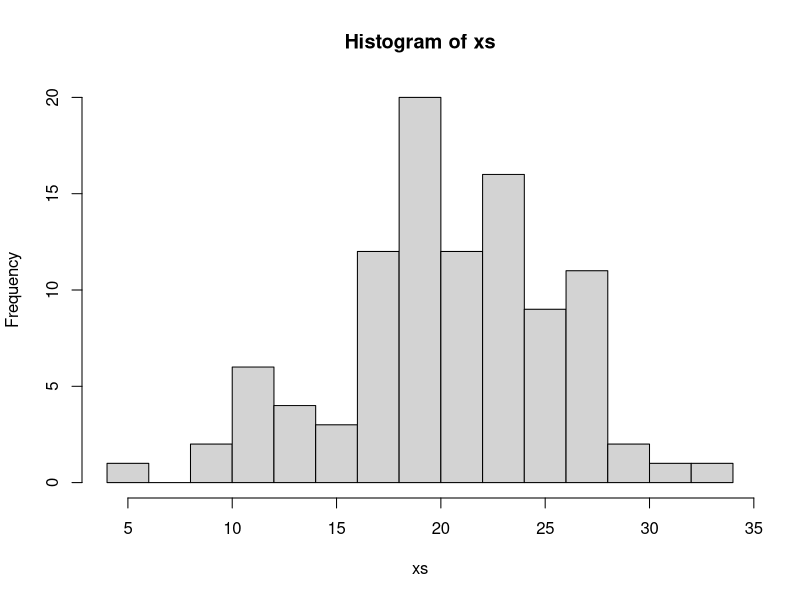
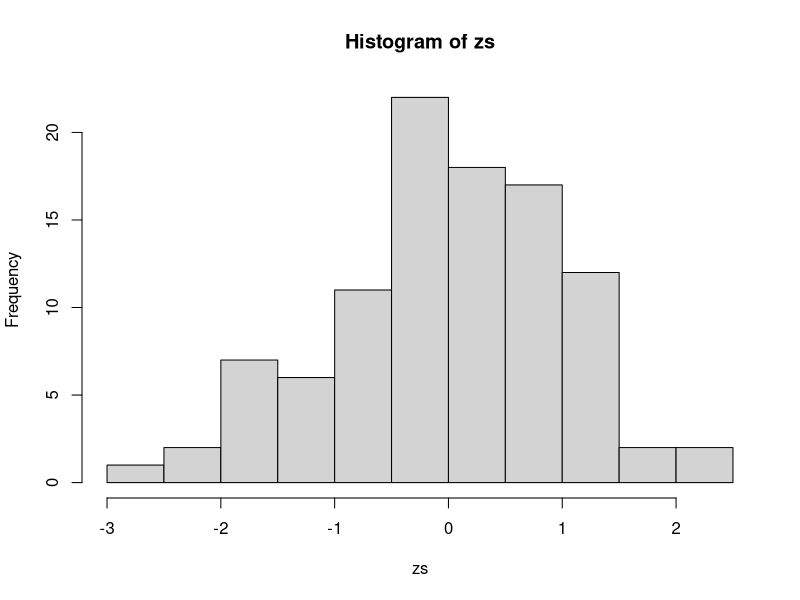
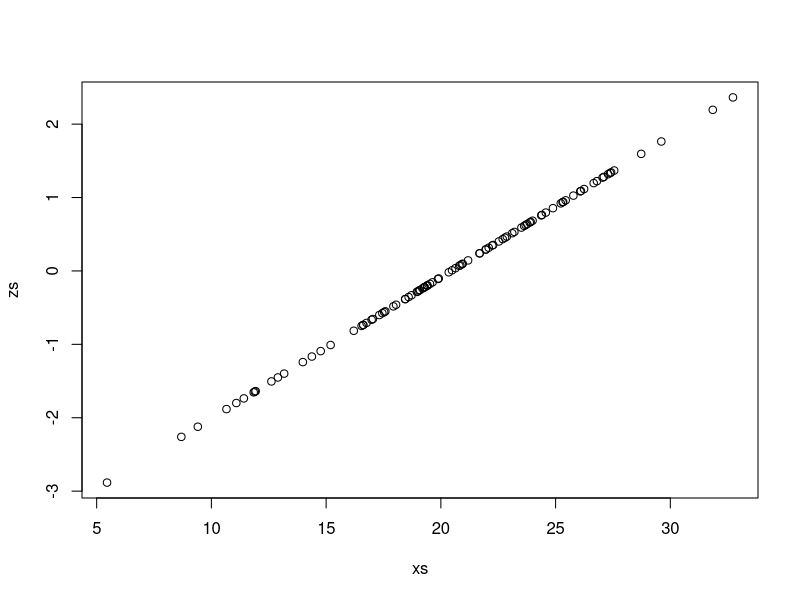
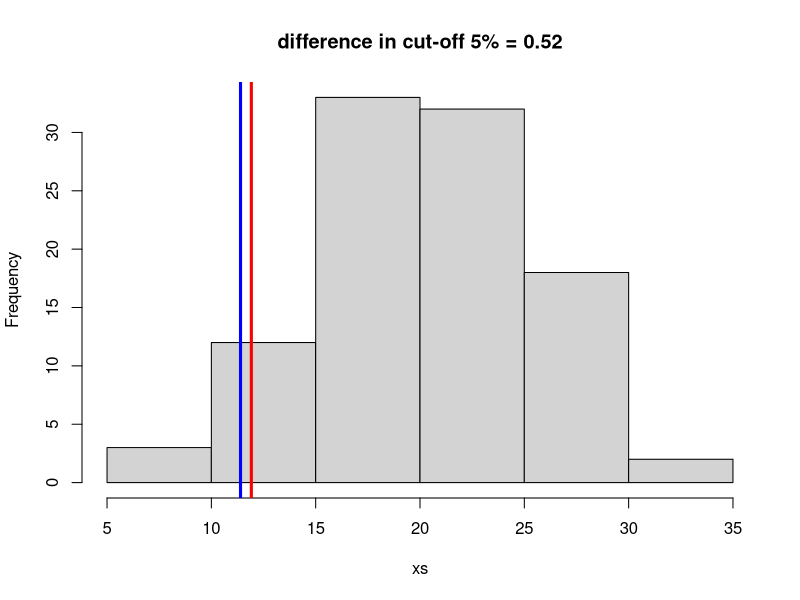
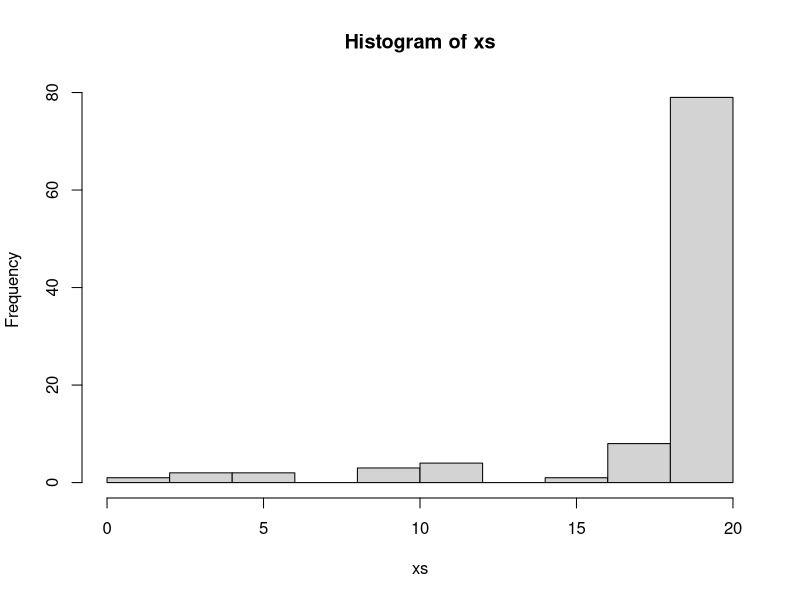
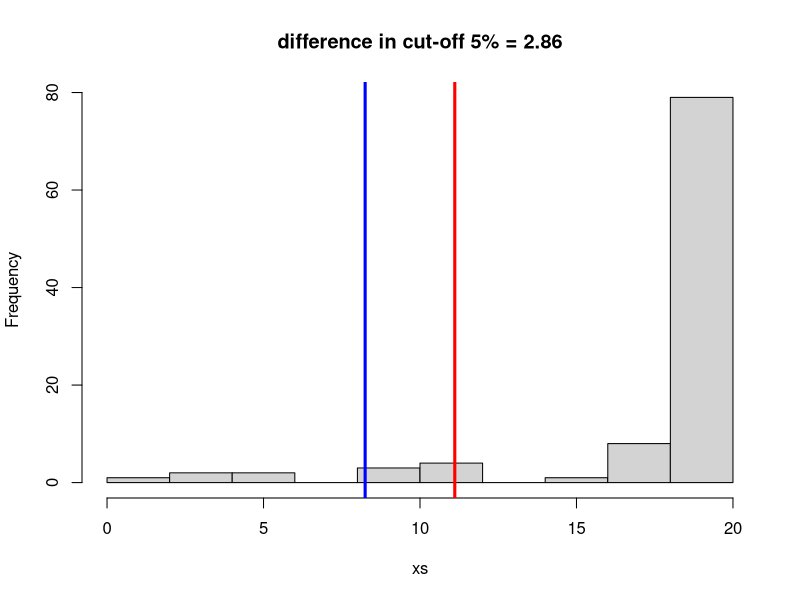
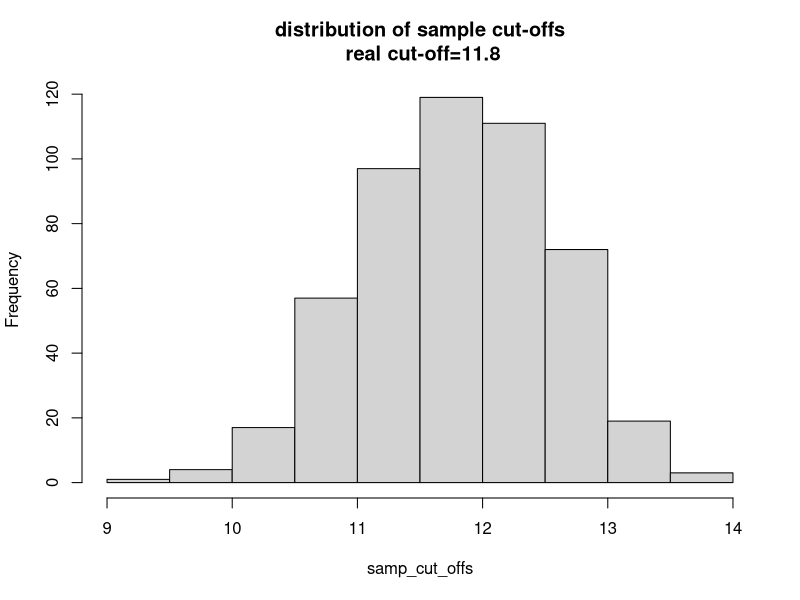
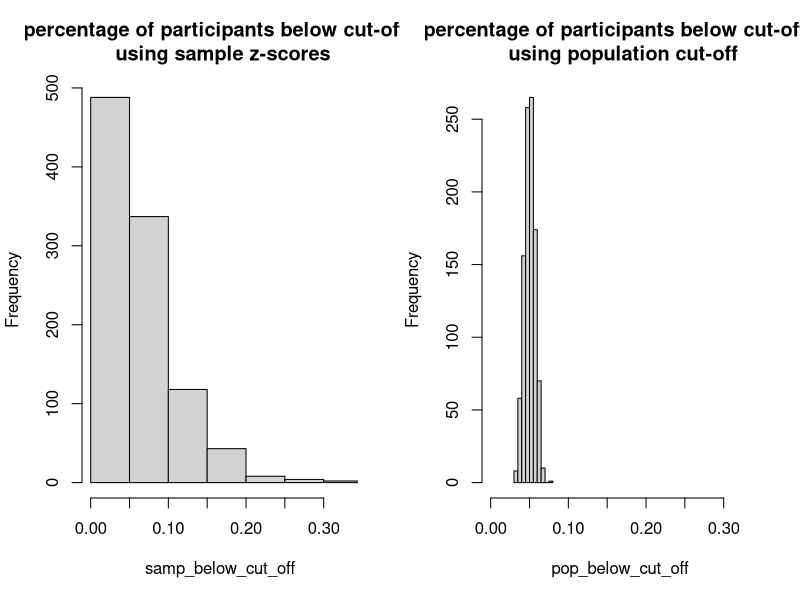

Recreate these plots in R, in order. (Note: this script raises an error after producing the figures.)
rm(list=ls())

# simulate normative data with normal distribution
n = 100
m = 20
s = 5

xs = rnorm(n = n, mean = m, sd = s)


hist(xs, breaks=10)

### calculate z-score to define known percentage
zs = ( xs - mean(xs) ) / sd(xs)

hist(zs, breaks=10) # note, histogram may be visually slightly diffrence, but this depends on how bins (i.e. breaks) are defined

plot(xs, zs)
cor.test(xs, zs)

# find clinical cut-off (i.e. 5% population) with z-scores formula
cut_off_z = mean(xs) - (1.64 * sd(xs))

## non-parametric percentile
cut_off_perc = quantile(xs, probs= 0.05)
print(cut_off_perc)
print(cut_off_z)


hist(xs, main = paste("difference in cut-off 5% = ", round(cut_off_z - cut_off_perc,2), sep=""))
abline(v = cut_off_z, lwd=3, col="red") # z score in red
abline(v = cut_off_perc, lwd=3, col="blue") # non-parametric percentile in blue


#### non normal distribution
# beta distribution can be used to build data that are non normally distributed
xs = rbeta(n,1,0.1)*20
hist(xs)

cut_off_z = mean(xs) - 1.64 * sd(xs)

## non-parametric percentile
cut_off_perc = quantile(xs, probs= 0.05)
print(cut_off_perc)
print(cut_off_z)


hist(xs, main = paste("difference in cut-off 5% = ", round(cut_off_z - cut_off_perc,2), sep=""))
abline(v = cut_off_z, lwd=3, col="red") # z score in red
abline(v = cut_off_perc, lwd=3, col="blue") # non-parametric percentile in blue

###################################
## POPULATION AND SAMPLE THRESHOLDS
##################################
# in a population we know the real cut-offs
pop_mean = 20
pop_sd = 5
real_cut_off = pop_mean - 1.64 * pop_sd
print(real_cut_off)

# we can simulate samples and see what are the observed cut-offs
n = 100 # size of each sample (number of participants in my normative data)
k = 500 # number of simulated samples


samp_cut_offs = NULL
for (iK in 1:k){
  obs_values = rnorm(n, mean=pop_mean, sd = pop_sd)
  cut_off_obs = mean(obs_values) - 1.64 * sd(obs_values)
  samp_cut_offs[iK] = cut_off_obs
}

hist(samp_cut_offs, main= paste("distribution of sample cut-offs\n real cut-off=",real_cut_off, sep=""))

### IMPORTANT: we cannot trust cut-offs or thresholds from samples!
# (especially when sample size is low)



#######################################################
## TYPE 1 ERROR USING CUT-OFF WITH Z-SCORES
######################################################
# in a population we know the real cut-offs
pop_mean = 20
pop_sd = 10
real_cut_off = pop_mean - 1.64 * pop_sd

# we can simulate samples and see what are the observed cut-offs
n = 20 # size of each sample (number of participants in my normative data)
k = 1000 # number of simulated samples
p = 1000 # number of simulated tested participants from normal population

# for each sample I test p participants, if my method is accurate, I will classify them
# below the cut-off 5% of the time (by definition, this is my definition). The sample cut-off will be different, however,
# and I can classify my miscalculation of patient for each sample.

samp_cut_offs = NULL
samp_below_cut_off = NULL
pop_below_cut_off = NULL
for (iK in 1:k){
  obs_values = rnorm(n, mean=pop_mean, sd = pop_sd)
    samp_cut_off = mean(obs_values) - 1.64 * sd(obs_values)
  
  # simulate participants (from population) and test against sample cut-off and then against population cut-off
  ps = rnorm(p, mean = pop_mean, sd = pop_sd)
  samp_below_cut_off[iK] = sum(ps < samp_cut_off) / p
  pop_below_cut_off[iK] = sum(ps < real_cut_off) / p
  
}


par(mfrow=c(1,2))
tot_range = range(c(samp_below_cut_off, pop_below_cut_off))
hist(samp_below_cut_off, breaks=10, xlim=tot_range, main="percentage of participants below cut-offs\n using sample z-scores")
hist(pop_below_cut_off, breaks=10, xlim=tot_range, main="percentage of participants below cut-offs\n using population cut-off")

# note that if sample size is low error when using population approximate expected error (0.05 = 5%)
# however this simulation show what will happen when using k samples. 
# If k = 1, the error can be much higher.

mean(samp_below_cut_off)
mean(pop_below_cut_off)


#######################################################
## TYPE 1 ERROR USING CUT-OFF WITH PERCENTILES
######################################################
# in a population we know the real cut-offs
pop_mean = 100
pop_sd = 10
real_cut_off = pop_mean - 1.64 * pop_sd

# we can simulate samples and see what are the observed cut-offs
n = 200 #size of each sample (number of participants in my normative data)
k = 1000 # number of simulated samples
p = 1000 # number of simulateted tested participants from normal population

# for each sample I test p participants, if my method is accurate, I will classify them
# below the cut-off 5% of the time (by definition, this is my definition). The sample cut-off will be different, however,
# and I can classify my miscalculation of patient for each sample.

samp_cut_offs = NULL
samp_below_cut_off = NULL
pop_below_cut_off = NULL
for (iK in 1:k){
  obs_values = rnorm(n, mean=pop_mean, sd = pop_sd)
  samp_cut_off = quantile(obs_values, prob=0.05)

  # simulate participants (from population) and test against sample cut-off and then against population cut-off
  ps = rnorm(p, mean = pop_mean, sd = pop_sd)
  samp_below_cut_off[iK] = sum(ps < samp_cut_off) / p
  pop_below_cut_off[iK] = sum(ps < real_cut_off) / p
  
}

par(mfrow=c(1,2))
tot_range = range(c(samp_below_cut_off, pop_below_cut_off))
hist(samp_below_cut_off, breaks=10, xlim=tot_range, main="percentage of participants below cut-offs\n using sample percentile")
hist(pop_below_cut_off, breaks=10, xlim=tot_range, main="percentage of participants below cut-offs\n using population cut-off")

# note that if sample size is low error when using population approximate expected error (0.05 = 5%)
# however this simulation show what will happen when using k samples. 
# If k = 1, the error can be much higher.

mean(samp_below_cut_off)
mean(pop_below_cut_off)

### IMPORTANT: we cannot trust cut-offs or thresholds from samples!
# (especially when sample size is low)





########################
# ADDITIONAL MATERIALS #
########################




### Population -> samples figure (as in slides)
zs = seq(-3, 3, 0.01)
x_mean = 20
x_sd = 5
xs = (zs  * x_sd) + x_mean

ys = dnorm(xs, mean = x_mean, sd = x_sd)

#
png("Figures/population.png", height = 800, width=1000, res=300)
plot(xs, ys, type="l", main= round(x_mean -1.64 * x_sd) )
dev.off()

# set numerosity of drawn samples
n_s = 25

png("Figures/samples.png", height = 800, width=1000*3, res=350)
par(mfrow=c(1,3))
set.seed(100)
r_1 = rnorm(n_s, mean = x_mean, sd = x_sd)
hist(r_1, main = round(mean(r_1)-1.64*sd(r_1)))
#hist(r_1, main = round(quantile(r_1, probs=0.05)))

r_2 = rnorm(n_s, mean = x_mean, sd = x_sd)
hist(r_2, main = round(mean(r_2)-1.64*sd(r_2)))
#hist(r_2, main = round(quantile(r_2, probs=0.05)))

r_3 = rnorm(n_s, mean = x_mean, sd = x_sd)
hist(r_3, main = round(mean(r_3)-1.64*sd(r_3)))
#hist(r_3, main = round(quantile(r_3, probs=0.05)))

dev.off()


